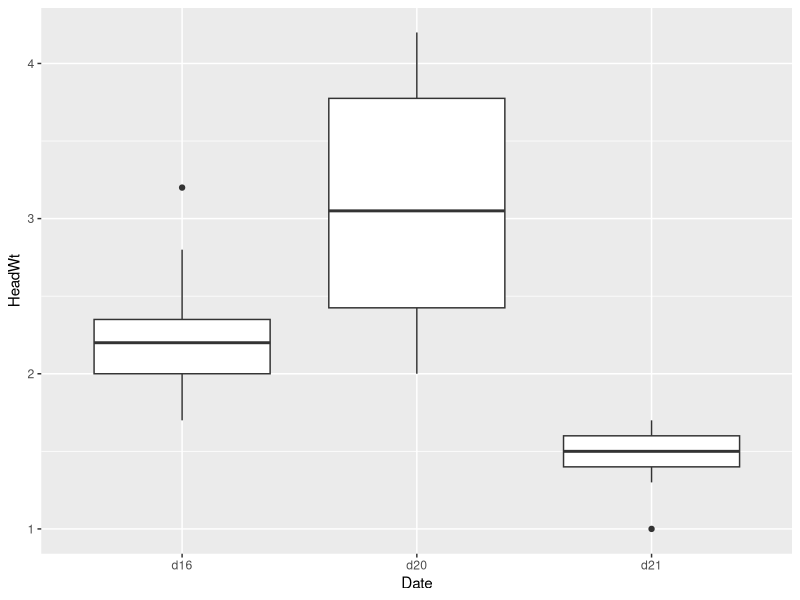
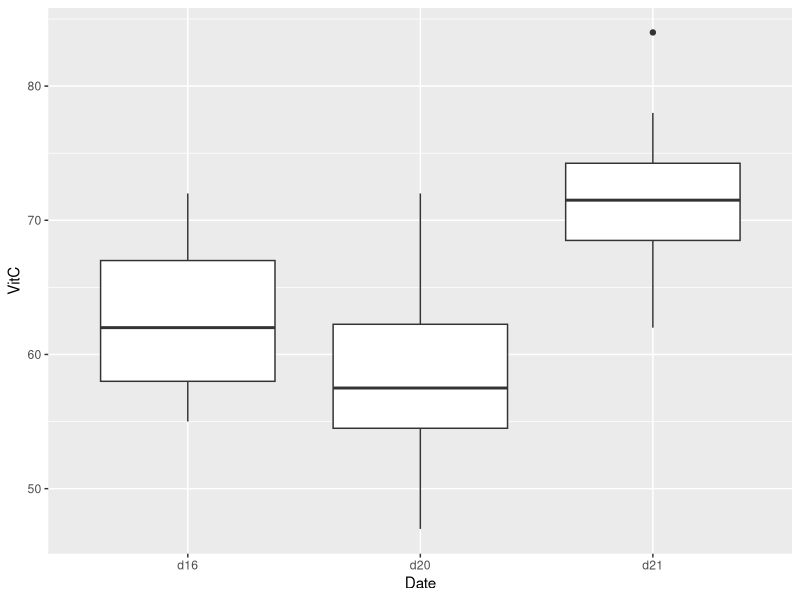

Recreate these plots in R, in order.
## ---- chunk 1
knitr::opts_chunk$set(echo = TRUE)
library(ggplot2)
## ---- chunk 2
# Expected frequencies are proportions x total visits
f_obs <- c(8, 8, 18, 11)
prop <- c(0.12, 0.24, 0.33, 0.31)
f_exp <- prop * sum(f_obs)
f_exp
## ---- chunk 3
chisq.test(f_obs, p = prop)
## ---- chunk 4
# Contingency table
tab <- rbind(
    c(10, 9, 15, 8),
    c(8, 8, 18, 11),
    c(20, 4, 6, 5)
)
rownames(tab) <- c("affinis", "impatiens", "ternarius")
colnames(tab) <- c("Rubus", "Solidago", "Trifolium", "Vaccinium")
tab
## ---- chunk 5
khi2 <- chisq.test(tab)
khi2
## ---- chunk 6
khi2$expected
khi2$residuals
## ---- chunk 7
library(MASS)
str(cabbages)
## ---- chunk 8
library(dplyr)
library(ggplot2)
c52 <- filter(cabbages, Cult == "c52")
ggplot(c52, aes(x = Date, y = HeadWt)) +
    geom_boxplot()
ggplot(c52, aes(x = Date, y = VitC)) +
    geom_boxplot()
## ---- chunk 9
an_vitc <- aov(VitC ~ Date, data = c52)
summary(an_vitc)
## ---- chunk 10
TukeyHSD(an_vitc)
